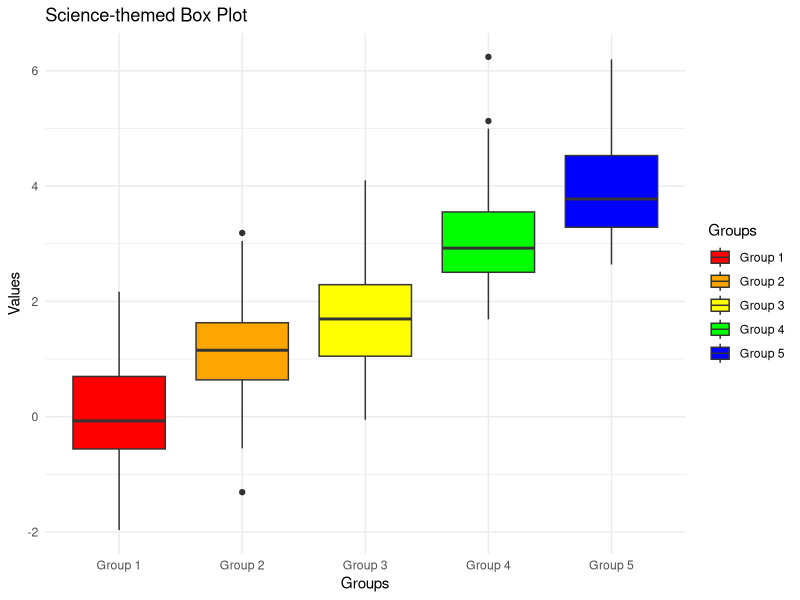
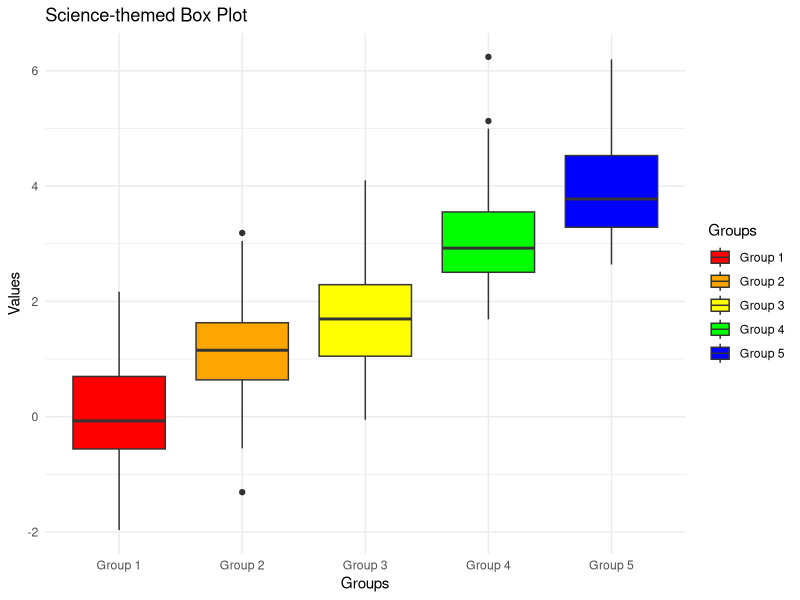

These figures' R source, in order:
# FCE Workshop practice material
# Author: James Sturges


library(ggplot2)

# Generate fake data
set.seed(123)
num_groups <- 5
num_samples <- 50
data <- data.frame(
  group = rep(paste("Group", 1:num_groups), each = num_samples),
  value = c(rnorm(num_samples), rnorm(num_samples, mean = 1), rnorm(num_samples, mean = 2),
            rnorm(num_samples, mean = 3), rnorm(num_samples, mean = 4))
)

# Create box plot using ggplot
plot <- ggplot(data, aes(x = group, y = value, fill = group)) +
  geom_boxplot() +
  theme_minimal() +
  scale_fill_manual(values = c("red", "orange", "yellow", "green", "blue"))+
  labs(title = "Science-themed Box Plot",
       x = "Groups",
       y = "Values",
       fill = "Groups")

plot

# Save the plot
ggsave("figures/science_box_plot.png", plot, width = 8, height = 6, dpi = 300)
